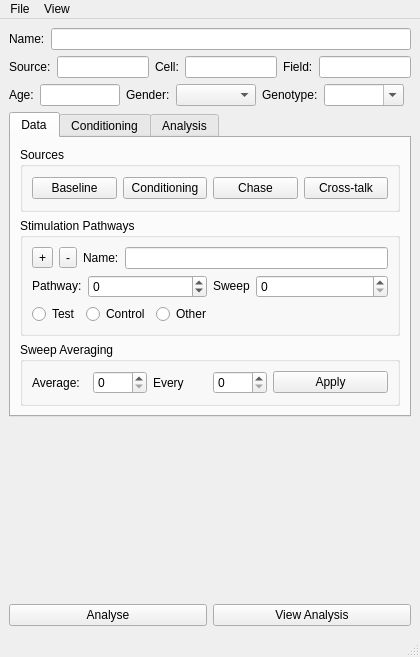
<?xml version="1.0" encoding="UTF-8"?>
<ui version="4.0">
 <class>MainWindow</class>
 <widget class="QMainWindow" name="MainWindow">
  <property name="geometry">
   <rect>
    <x>0</x>
    <y>0</y>
    <width>420</width>
    <height>657</height>
   </rect>
  </property>
  <property name="windowTitle">
   <string>Synaptic Plasticity</string>
  </property>
  <widget class="QWidget" name="centralwidget">
   <layout class="QGridLayout" name="gridLayout_4">
    <item row="0" column="0">
     <layout class="QVBoxLayout" name="verticalLayout">
      <item>
       <layout class="QHBoxLayout" name="horizontalLayout_2">
        <item>
         <widget class="QLabel" name="dataNameLabel">
          <property name="sizePolicy">
           <sizepolicy hsizetype="Preferred" vsizetype="Fixed">
            <horstretch>0</horstretch>
            <verstretch>0</verstretch>
           </sizepolicy>
          </property>
          <property name="text">
           <string>Name:</string>
          </property>
         </widget>
        </item>
        <item>
         <widget class="QLineEdit" name="dataNameLineEdit"/>
        </item>
       </layout>
      </item>
      <item>
       <layout class="QHBoxLayout" name="horizontalLayout_24">
        <item>
         <layout class="QHBoxLayout" name="horizontalLayout_22">
          <item>
           <widget class="QLabel" name="sourceIDLabel">
            <property name="sizePolicy">
             <sizepolicy hsizetype="Preferred" vsizetype="Preferred">
              <horstretch>0</horstretch>
              <verstretch>0</verstretch>
             </sizepolicy>
            </property>
            <property name="text">
             <string>Source:</string>
            </property>
           </widget>
          </item>
          <item>
           <widget class="QLineEdit" name="sourceIDLineEdit">
            <property name="sizePolicy">
             <sizepolicy hsizetype="Expanding" vsizetype="Fixed">
              <horstretch>10</horstretch>
              <verstretch>0</verstretch>
             </sizepolicy>
            </property>
            <property name="clearButtonEnabled">
             <bool>true</bool>
            </property>
           </widget>
          </item>
         </layout>
        </item>
        <item>
         <layout class="QHBoxLayout" name="horizontalLayout_20">
          <item>
           <widget class="QLabel" name="label_56">
            <property name="sizePolicy">
             <sizepolicy hsizetype="Preferred" vsizetype="Fixed">
              <horstretch>0</horstretch>
              <verstretch>0</verstretch>
             </sizepolicy>
            </property>
            <property name="text">
             <string>Cell:</string>
            </property>
            <property name="buddy">
             <cstring>cellLineEdit</cstring>
            </property>
           </widget>
          </item>
          <item>
           <widget class="QLineEdit" name="cellLineEdit">
            <property name="sizePolicy">
             <sizepolicy hsizetype="Expanding" vsizetype="Fixed">
              <horstretch>0</horstretch>
              <verstretch>0</verstretch>
             </sizepolicy>
            </property>
            <property name="toolTip">
             <string>Cell name</string>
            </property>
            <property name="statusTip">
             <string>Cell name</string>
            </property>
            <property name="whatsThis">
             <string>Cell name</string>
            </property>
            <property name="clearButtonEnabled">
             <bool>true</bool>
            </property>
           </widget>
          </item>
         </layout>
        </item>
        <item>
         <layout class="QHBoxLayout" name="horizontalLayout_21">
          <item>
           <widget class="QLabel" name="label_57">
            <property name="sizePolicy">
             <sizepolicy hsizetype="Preferred" vsizetype="Fixed">
              <horstretch>0</horstretch>
              <verstretch>0</verstretch>
             </sizepolicy>
            </property>
            <property name="text">
             <string>Field:</string>
            </property>
            <property name="buddy">
             <cstring>fieldLineEdit</cstring>
            </property>
           </widget>
          </item>
          <item>
           <widget class="QLineEdit" name="fieldLineEdit">
            <property name="sizePolicy">
             <sizepolicy hsizetype="Expanding" vsizetype="Fixed">
              <horstretch>0</horstretch>
              <verstretch>0</verstretch>
             </sizepolicy>
            </property>
            <property name="toolTip">
             <string>Field name</string>
            </property>
            <property name="statusTip">
             <string>Field name</string>
            </property>
            <property name="whatsThis">
             <string>Field name</string>
            </property>
            <property name="clearButtonEnabled">
             <bool>true</bool>
            </property>
           </widget>
          </item>
         </layout>
        </item>
       </layout>
      </item>
      <item>
       <layout class="QHBoxLayout" name="horizontalLayout_25">
        <item>
         <layout class="QHBoxLayout" name="horizontalLayout_23">
          <item>
           <widget class="QLabel" name="label_62">
            <property name="text">
             <string>Age:</string>
            </property>
           </widget>
          </item>
          <item>
           <widget class="QLineEdit" name="ageLineEdit">
            <property name="sizePolicy">
             <sizepolicy hsizetype="Minimum" vsizetype="Fixed">
              <horstretch>0</horstretch>
              <verstretch>0</verstretch>
             </sizepolicy>
            </property>
            <property name="minimumSize">
             <size>
              <width>80</width>
              <height>0</height>
             </size>
            </property>
           </widget>
          </item>
         </layout>
        </item>
        <item>
         <layout class="QHBoxLayout" name="horizontalLayout_18">
          <item>
           <widget class="QLabel" name="label_61">
            <property name="sizePolicy">
             <sizepolicy hsizetype="Minimum" vsizetype="Preferred">
              <horstretch>0</horstretch>
              <verstretch>0</verstretch>
             </sizepolicy>
            </property>
            <property name="text">
             <string>Gender:</string>
            </property>
           </widget>
          </item>
          <item>
           <widget class="QComboBox" name="genderComboBox">
            <property name="sizePolicy">
             <sizepolicy hsizetype="Minimum" vsizetype="Fixed">
              <horstretch>0</horstretch>
              <verstretch>0</verstretch>
             </sizepolicy>
            </property>
            <property name="minimumSize">
             <size>
              <width>80</width>
              <height>0</height>
             </size>
            </property>
            <property name="currentText">
             <string/>
            </property>
            <property name="maxVisibleItems">
             <number>3</number>
            </property>
            <property name="maxCount">
             <number>3</number>
            </property>
            <property name="insertPolicy">
             <enum>QComboBox::NoInsert</enum>
            </property>
            <property name="minimumContentsLength">
             <number>3</number>
            </property>
           </widget>
          </item>
          <item>
           <layout class="QHBoxLayout" name="horizontalLayout_19">
            <item>
             <widget class="QLabel" name="genotypeLabel">
              <property name="sizePolicy">
               <sizepolicy hsizetype="Minimum" vsizetype="Preferred">
                <horstretch>0</horstretch>
                <verstretch>0</verstretch>
               </sizepolicy>
              </property>
              <property name="text">
               <string>Genotype:</string>
              </property>
             </widget>
            </item>
            <item>
             <widget class="QComboBox" name="genotypeComboBox">
              <property name="sizePolicy">
               <sizepolicy hsizetype="Minimum" vsizetype="Fixed">
                <horstretch>0</horstretch>
                <verstretch>0</verstretch>
               </sizepolicy>
              </property>
              <property name="minimumSize">
               <size>
                <width>80</width>
                <height>0</height>
               </size>
              </property>
              <property name="editable">
               <bool>true</bool>
              </property>
              <property name="maxVisibleItems">
               <number>50</number>
              </property>
             </widget>
            </item>
            <item>
             <spacer name="horizontalSpacer_2">
              <property name="orientation">
               <enum>Qt::Horizontal</enum>
              </property>
              <property name="sizeHint" stdset="0">
               <size>
                <width>40</width>
                <height>20</height>
               </size>
              </property>
             </spacer>
            </item>
           </layout>
          </item>
         </layout>
        </item>
       </layout>
      </item>
     </layout>
    </item>
    <item row="1" column="0">
     <widget class="QTabWidget" name="tabWidget">
      <property name="currentIndex">
       <number>0</number>
      </property>
      <widget class="QWidget" name="tabDataLayout">
       <attribute name="title">
        <string>Data</string>
       </attribute>
       <layout class="QGridLayout" name="gridLayout_3">
        <item row="0" column="0">
         <widget class="QGroupBox" name="groupBoxDataSources">
          <property name="title">
           <string>Sources</string>
          </property>
          <layout class="QHBoxLayout" name="horizontalLayout_9">
           <item>
            <widget class="QPushButton" name="pushButtonBaselineSources">
             <property name="text">
              <string>Baseline</string>
             </property>
            </widget>
           </item>
           <item>
            <widget class="QPushButton" name="pushButtonConditioningSources">
             <property name="text">
              <string>Conditioning</string>
             </property>
            </widget>
           </item>
           <item>
            <widget class="QPushButton" name="pushButtonChaseSources">
             <property name="text">
              <string>Chase</string>
             </property>
            </widget>
           </item>
           <item>
            <widget class="QPushButton" name="pushButtonCrossTalkSources">
             <property name="text">
              <string>Cross-talk</string>
             </property>
            </widget>
           </item>
          </layout>
         </widget>
        </item>
        <item row="1" column="0">
         <widget class="QGroupBox" name="stimulationPathwaysGroupBox">
          <property name="title">
           <string>Stimulation Pathways</string>
          </property>
          <layout class="QGridLayout" name="gridLayout">
           <item row="0" column="0" colspan="2">
            <layout class="QHBoxLayout" name="horizontalLayout_3">
             <item>
              <widget class="QToolButton" name="toolButtonAddPathway">
               <property name="toolTip">
                <string>Add pathway</string>
               </property>
               <property name="statusTip">
                <string>Add pathway</string>
               </property>
               <property name="whatsThis">
                <string>Add pathway</string>
               </property>
               <property name="text">
                <string>+</string>
               </property>
               <property name="icon">
                <iconset resource="../gui/resources/resources.qrc">
                 <normaloff>:/images/add.svg</normaloff>:/images/add.svg</iconset>
               </property>
              </widget>
             </item>
             <item>
              <widget class="QToolButton" name="toolButtonRemovePathway">
               <property name="toolTip">
                <string>Remove pathway</string>
               </property>
               <property name="statusTip">
                <string>Remove pathway</string>
               </property>
               <property name="whatsThis">
                <string>Remove pathway</string>
               </property>
               <property name="text">
                <string>-</string>
               </property>
               <property name="icon">
                <iconset resource="../gui/resources/resources.qrc">
                 <normaloff>:/images/list-remove.svg</normaloff>:/images/list-remove.svg</iconset>
               </property>
              </widget>
             </item>
             <item>
              <widget class="QLabel" name="label">
               <property name="text">
                <string>Name:</string>
               </property>
              </widget>
             </item>
             <item>
              <widget class="QLineEdit" name="lineEditPathwayName"/>
             </item>
            </layout>
           </item>
           <item row="1" column="0" colspan="2">
            <layout class="QHBoxLayout" name="horizontalLayout_7">
             <item>
              <layout class="QHBoxLayout" name="horizontalLayout">
               <item>
                <widget class="QLabel" name="pathwayIndexLabel">
                 <property name="sizePolicy">
                  <sizepolicy hsizetype="Minimum" vsizetype="Fixed">
                   <horstretch>0</horstretch>
                   <verstretch>0</verstretch>
                  </sizepolicy>
                 </property>
                 <property name="text">
                  <string>Pathway:</string>
                 </property>
                </widget>
               </item>
               <item>
                <widget class="QSpinBox" name="spinBoxPathwayIndex">
                 <property name="sizePolicy">
                  <sizepolicy hsizetype="Expanding" vsizetype="Fixed">
                   <horstretch>0</horstretch>
                   <verstretch>0</verstretch>
                  </sizepolicy>
                 </property>
                 <property name="toolTip">
                  <string>Select pathway</string>
                 </property>
                 <property name="statusTip">
                  <string>Select pathway</string>
                 </property>
                 <property name="whatsThis">
                  <string>Select pathway</string>
                 </property>
                 <property name="wrapping">
                  <bool>true</bool>
                 </property>
                 <property name="maximum">
                  <number>99</number>
                 </property>
                </widget>
               </item>
              </layout>
             </item>
             <item>
              <layout class="QHBoxLayout" name="horizontalLayout_8">
               <item>
                <widget class="QLabel" name="pathwaySweepIndexLabel">
                 <property name="sizePolicy">
                  <sizepolicy hsizetype="Minimum" vsizetype="Fixed">
                   <horstretch>0</horstretch>
                   <verstretch>0</verstretch>
                  </sizepolicy>
                 </property>
                 <property name="toolTip">
                  <string>Sweep index of path</string>
                 </property>
                 <property name="statusTip">
                  <string>Sweep index of path</string>
                 </property>
                 <property name="whatsThis">
                  <string>Index of the sweep, within each trial, that records from the currently selected stimulation pathway</string>
                 </property>
                 <property name="text">
                  <string>Sweep</string>
                 </property>
                </widget>
               </item>
               <item>
                <widget class="QSpinBox" name="spinBoxSweepIndexOfPath">
                 <property name="sizePolicy">
                  <sizepolicy hsizetype="Expanding" vsizetype="Fixed">
                   <horstretch>0</horstretch>
                   <verstretch>0</verstretch>
                  </sizepolicy>
                 </property>
                 <property name="toolTip">
                  <string>Sweep index of path</string>
                 </property>
                 <property name="statusTip">
                  <string>Sweep index of path</string>
                 </property>
                 <property name="whatsThis">
                  <string>Index of the sweep, within each trial, that records from the currently selected stimulation pathway</string>
                 </property>
                </widget>
               </item>
              </layout>
             </item>
            </layout>
           </item>
           <item row="2" column="0">
            <layout class="QHBoxLayout" name="horizontalLayout_11">
             <item>
              <widget class="QRadioButton" name="radioButtonTestPathway">
               <property name="text">
                <string>Test</string>
               </property>
              </widget>
             </item>
             <item>
              <widget class="QRadioButton" name="radioButtonControlPathway">
               <property name="text">
                <string>Control</string>
               </property>
              </widget>
             </item>
             <item>
              <widget class="QRadioButton" name="radioButtonOtherPathway">
               <property name="text">
                <string>Other</string>
               </property>
              </widget>
             </item>
            </layout>
           </item>
           <item row="2" column="1">
            <spacer name="horizontalSpacer">
             <property name="orientation">
              <enum>Qt::Horizontal</enum>
             </property>
             <property name="sizeHint" stdset="0">
              <size>
               <width>145</width>
               <height>20</height>
              </size>
             </property>
            </spacer>
           </item>
          </layout>
         </widget>
        </item>
        <item row="2" column="0">
         <widget class="QGroupBox" name="sweepAverageGroupBox">
          <property name="enabled">
           <bool>true</bool>
          </property>
          <property name="title">
           <string>Sweep Averaging</string>
          </property>
          <layout class="QGridLayout" name="gridLayout_2">
           <item row="0" column="0">
            <layout class="QHBoxLayout" name="horizontalLayout_10">
             <item>
              <layout class="QHBoxLayout" name="horizontalLayout_4">
               <item>
                <widget class="QLabel" name="averageSweepsLabel">
                 <property name="text">
                  <string>Average:</string>
                 </property>
                </widget>
               </item>
               <item>
                <widget class="QSpinBox" name="averageSweepsSpinBox"/>
               </item>
              </layout>
             </item>
             <item>
              <layout class="QHBoxLayout" name="horizontalLayout_6">
               <item>
                <widget class="QLabel" name="label_2">
                 <property name="text">
                  <string>Every</string>
                 </property>
                </widget>
               </item>
               <item>
                <widget class="QSpinBox" name="averageSweepsEverySpinBox"/>
               </item>
              </layout>
             </item>
             <item>
              <widget class="QPushButton" name="pushButtonaAverageSweeps">
               <property name="toolTip">
                <string>Average sweeps</string>
               </property>
               <property name="statusTip">
                <string>Average sweeps</string>
               </property>
               <property name="whatsThis">
                <string>Average sweeps</string>
               </property>
               <property name="text">
                <string>Apply</string>
               </property>
              </widget>
             </item>
            </layout>
           </item>
          </layout>
         </widget>
        </item>
       </layout>
      </widget>
      <widget class="QWidget" name="tabConditioning">
       <attribute name="title">
        <string>Conditioning</string>
       </attribute>
      </widget>
      <widget class="QWidget" name="tabAnalysis">
       <attribute name="title">
        <string>Analysis</string>
       </attribute>
      </widget>
     </widget>
    </item>
    <item row="2" column="0">
     <spacer name="verticalSpacer">
      <property name="orientation">
       <enum>Qt::Vertical</enum>
      </property>
      <property name="sizeHint" stdset="0">
       <size>
        <width>20</width>
        <height>77</height>
       </size>
      </property>
     </spacer>
    </item>
    <item row="3" column="0">
     <layout class="QHBoxLayout" name="horizontalLayout_5">
      <item>
       <widget class="QPushButton" name="analysePushButton">
        <property name="text">
         <string>Analyse</string>
        </property>
       </widget>
      </item>
      <item>
       <widget class="QPushButton" name="viewAnalysisDataPushButton">
        <property name="text">
         <string>View Analysis</string>
        </property>
       </widget>
      </item>
     </layout>
    </item>
   </layout>
  </widget>
  <widget class="QMenuBar" name="menubar">
   <property name="geometry">
    <rect>
     <x>0</x>
     <y>0</y>
     <width>420</width>
     <height>28</height>
    </rect>
   </property>
   <widget class="QMenu" name="menuFile">
    <property name="title">
     <string>File</string>
    </property>
    <widget class="QMenu" name="menuOptions">
     <property name="title">
      <string>Options</string>
     </property>
     <addaction name="actionOpenOptions"/>
     <addaction name="actionImportOptions"/>
     <addaction name="actionSaveOptions"/>
     <addaction name="actionExportOptions"/>
    </widget>
    <widget class="QMenu" name="menuImport">
     <property name="title">
      <string>Import</string>
     </property>
     <widget class="QMenu" name="menuImportDataSources">
      <property name="title">
       <string>Sources</string>
      </property>
      <addaction name="actionImportBaselineSourceData"/>
      <addaction name="actionImportConditioningSourceData"/>
      <addaction name="actionImportChaseSourceData"/>
      <addaction name="actionImportPathwayCrosstalkSourceData"/>
     </widget>
     <addaction name="actionExperiment"/>
     <addaction name="menuImportDataSources"/>
    </widget>
    <widget class="QMenu" name="menuOpen">
     <property name="title">
      <string>Open</string>
     </property>
     <widget class="QMenu" name="menuOpenSourceFiles">
      <property name="title">
       <string>Sources</string>
      </property>
      <addaction name="actionOpenBaselineSourceFiles"/>
      <addaction name="actionOpenChaseSourceFiles"/>
      <addaction name="actionOpenConditioningSourceFiles"/>
      <addaction name="actionOpenPathwayCrosstalkSourceFiles"/>
     </widget>
     <addaction name="actionOpenExperimentFile"/>
     <addaction name="menuOpenSourceFiles"/>
    </widget>
    <addaction name="menuOpen"/>
    <addaction name="menuImport"/>
    <addaction name="actionSave"/>
    <addaction name="actionExport"/>
    <addaction name="menuOptions"/>
   </widget>
   <widget class="QMenu" name="menuView">
    <property name="title">
     <string>View</string>
    </property>
    <widget class="QMenu" name="menuRecording">
     <property name="title">
      <string>Recording</string>
     </property>
     <widget class="QMenu" name="menuRaw">
      <property name="title">
       <string>Raw</string>
      </property>
      <addaction name="actionViewRawBaselineData"/>
      <addaction name="actionViewRawChaseData"/>
      <addaction name="actionViewRawCrossTalkData"/>
     </widget>
     <addaction name="actionViewBaselineData"/>
     <addaction name="actionViewChaseData"/>
     <addaction name="actionViewConditioningData"/>
     <addaction name="actionViewCrossTalkData"/>
     <addaction name="separator"/>
     <addaction name="menuRaw"/>
    </widget>
    <addaction name="menuRecording"/>
   </widget>
   <addaction name="menuFile"/>
   <addaction name="menuView"/>
  </widget>
  <widget class="QStatusBar" name="statusbar"/>
  <action name="actionBaseline_runs">
   <property name="text">
    <string>Baseline runs</string>
   </property>
  </action>
  <action name="actionChase_run">
   <property name="text">
    <string>Chase run</string>
   </property>
  </action>
  <action name="actionConditioning">
   <property name="text">
    <string>Conditioning</string>
   </property>
  </action>
  <action name="actionImport_2">
   <property name="text">
    <string>Import</string>
   </property>
  </action>
  <action name="actionCreate">
   <property name="text">
    <string>Create</string>
   </property>
  </action>
  <action name="actionSave">
   <property name="text">
    <string>Save</string>
   </property>
   <property name="toolTip">
    <string>Save experiment</string>
   </property>
   <property name="statusTip">
    <string>Save experiment</string>
   </property>
   <property name="whatsThis">
    <string>Save experiment</string>
   </property>
  </action>
  <action name="actionExport">
   <property name="text">
    <string>Export</string>
   </property>
   <property name="toolTip">
    <string>Export experiment to workspace</string>
   </property>
   <property name="statusTip">
    <string>Export experiment to workspace</string>
   </property>
   <property name="whatsThis">
    <string>Export experiment to workspace</string>
   </property>
  </action>
  <action name="actionOpenOptions">
   <property name="text">
    <string>Open</string>
   </property>
  </action>
  <action name="actionImportOptions">
   <property name="text">
    <string>Import</string>
   </property>
  </action>
  <action name="actionSaveOptions">
   <property name="text">
    <string>Save</string>
   </property>
  </action>
  <action name="actionExportOptions">
   <property name="text">
    <string>Export</string>
   </property>
  </action>
  <action name="actionExperiment">
   <property name="text">
    <string>Experiment</string>
   </property>
  </action>
  <action name="actionOpenExperimentFile">
   <property name="text">
    <string>Experiment</string>
   </property>
  </action>
  <action name="actionOpenBaselineSourceFiles">
   <property name="text">
    <string>Baseline</string>
   </property>
   <property name="toolTip">
    <string>Open Baseline Sources</string>
   </property>
  </action>
  <action name="actionOpenChaseSourceFiles">
   <property name="text">
    <string>Chase</string>
   </property>
   <property name="toolTip">
    <string>Chase Sources</string>
   </property>
  </action>
  <action name="actionOpenConditioningSourceFiles">
   <property name="text">
    <string>Conditioning Data</string>
   </property>
  </action>
  <action name="actionOpenPathwayCrosstalkSourceFiles">
   <property name="text">
    <string>Pathway Crosstalk Data</string>
   </property>
  </action>
  <action name="actionViewBaselineData">
   <property name="text">
    <string>Baseline</string>
   </property>
  </action>
  <action name="actionViewChaseData">
   <property name="text">
    <string>Chase</string>
   </property>
  </action>
  <action name="actionViewConditioningData">
   <property name="text">
    <string>Conditioning</string>
   </property>
  </action>
  <action name="actionViewRawBaselineData">
   <property name="text">
    <string>Baseline</string>
   </property>
  </action>
  <action name="actionViewRawChaseData">
   <property name="text">
    <string>Chase</string>
   </property>
  </action>
  <action name="actionViewRawCrossTalkData">
   <property name="text">
    <string>Cross-talk</string>
   </property>
  </action>
  <action name="actionViewCrossTalkData">
   <property name="text">
    <string>Cross-talk</string>
   </property>
  </action>
  <action name="actionOpenBaselineSources">
   <property name="text">
    <string>Baseline</string>
   </property>
  </action>
  <action name="actionImportBaselineSourceData">
   <property name="text">
    <string>Baseline</string>
   </property>
  </action>
  <action name="actionImportConditioningSourceData">
   <property name="text">
    <string>Conditioning</string>
   </property>
  </action>
  <action name="actionImportChaseSourceData">
   <property name="text">
    <string>Chase</string>
   </property>
  </action>
  <action name="actionImportPathwayCrosstalkSourceData">
   <property name="text">
    <string>Pathway Crosstalk</string>
   </property>
  </action>
 </widget>
 <resources>
  <include location="../gui/resources/resources.qrc"/>
 </resources>
 <connections/>
</ui>
